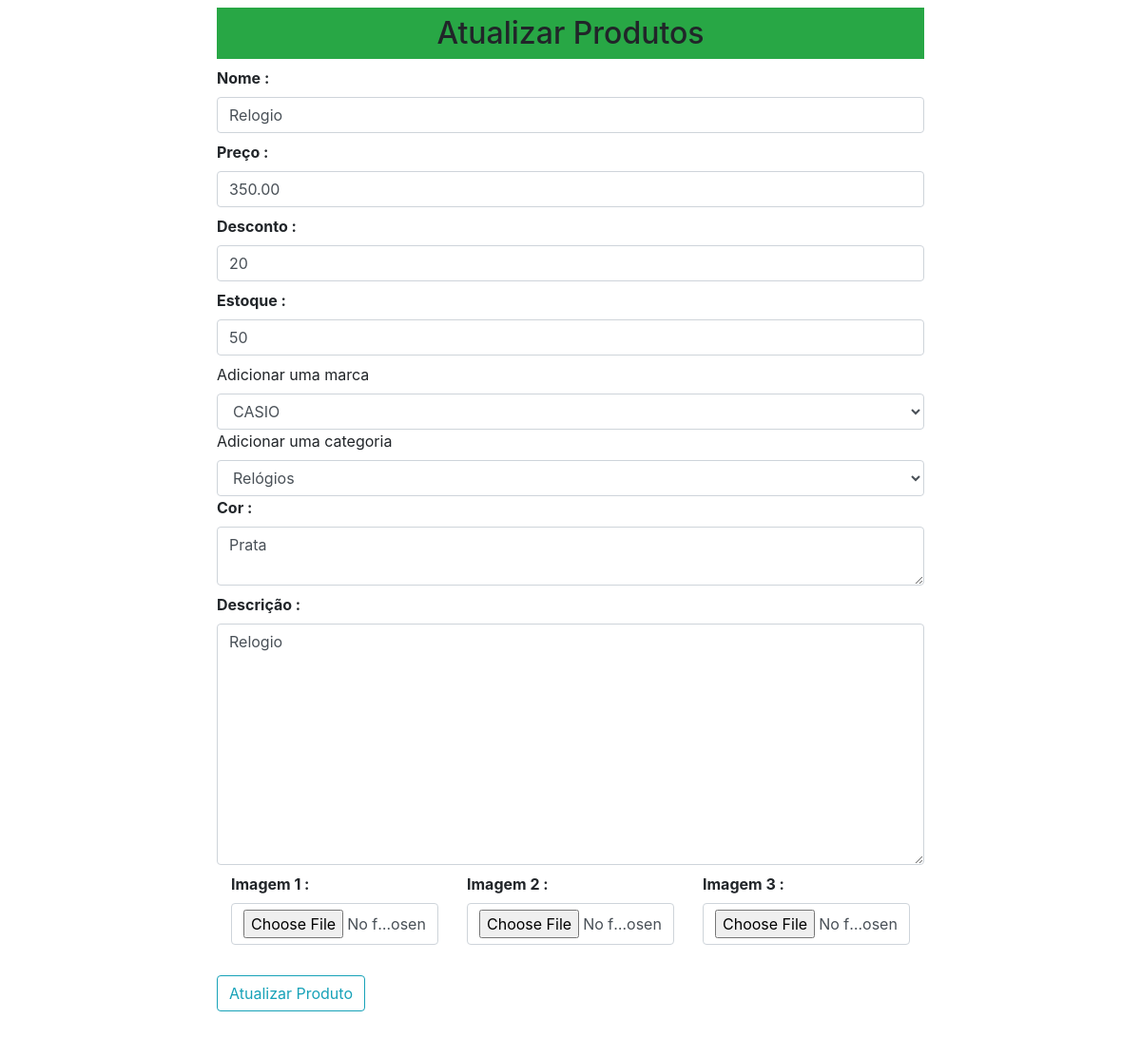
The app's page /updateproduto/1, older data.
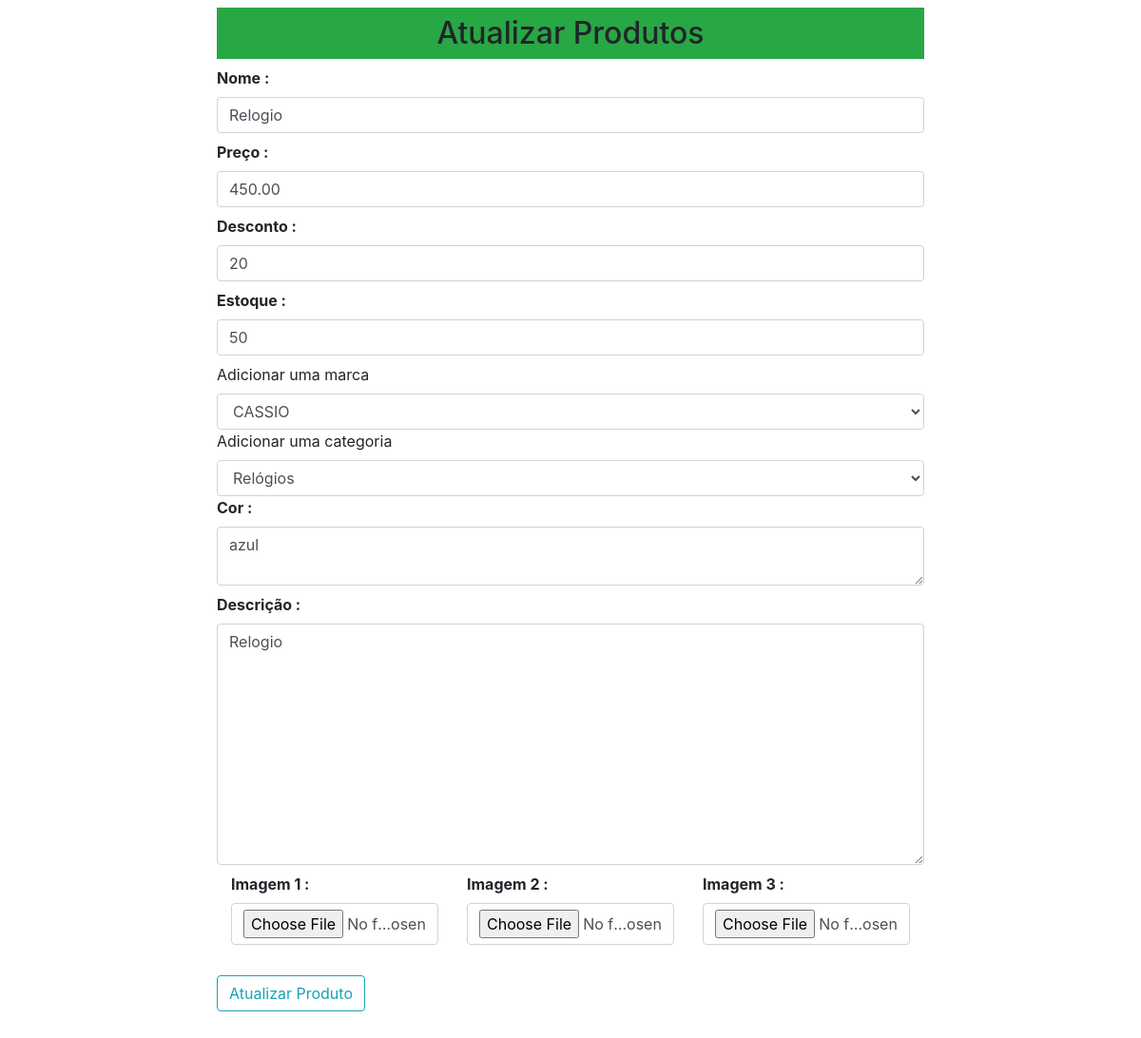
The same page, newer data.
### loja/produtos/models.py (models this page shows, shortened)
class Addproduto(db.Model):
    id = db.Column(db.Integer, primary_key=True)
    name = db.Column(db.String(80), nullable=False)
    price = db.Column(db.Numeric(10,2), nullable=False)
    discount = db.Column(db.Integer, default=0)
    stock = db.Column(db.Integer, nullable=False)
    colors = db.Column(db.Text, nullable=False)
    desc = db.Column(db.Text, nullable=False)
    pub_date = db.Column(db.DateTime, nullable=False, default=datetime.utcnow)
    marca_id = db.Column(db.Integer, db.ForeignKey('marca.id'),nullable=False)
    marca = db.relationship('Marca', backref=db.backref('marcas', lazy=True))
    categoria_id = db.Column(db.Integer, db.ForeignKey('categoria.id'),nullable=False)
    categoria = db.relationship('Categoria', backref=db.backref('categorias', lazy=True))
    image_1 = db.Column(db.String(150), nullable=False, default='image.jpg')
    image_2 = db.Column(db.String(150), nullable=False, default='image.jpg')
    image_3 = db.Column(db.String(150), nullable=False, default='image.jpg')

class Marca(db.Model):
    id = db.Column(db.Integer,primary_key=True)
    name = db.Column(db.String(30),nullable=False,unique=True)

### loja/produtos/rotas.py (the view, shortened to what this page needs)
@app.route('/updateproduto/<int:id>', methods = ['POST', 'GET'])
def updateproduto(id):
    marcas = Marca.query.all()
    categorias = Categoria.query.all()
    produto = Addproduto.query.get_or_404(id)
    marca = request.form.get('marca')
    categoria = request.form.get('categoria')
    form = Addprodutos(request.form)
    form.name.data = produto.name
    form.price.data = produto.price
    form.discription.data = produto.desc
    form.stock.data = produto.stock
    form.colors.data = produto.colors
    form.discount.data = produto.discount
    return render_template('/produtos/updateproduto.html', title='Atualizar Produtos', form=form,marcas=marcas,categorias=categorias,produto=produto)

### loja/produtos/forms.py
class Addprodutos(Form):
    name = StringField('Nome :', [validators.DataRequired()])
    price = DecimalField('Preço :', [validators.DataRequired()])
    discount = IntegerField('Desconto :', default=0)
    stock = IntegerField('Estoque :', [validators.DataRequired()])
    discription = TextAreaField('Descrição :', [validators.DataRequired()])
    colors = TextAreaField('Cor :', [validators.DataRequired()])
    image_1 = FileField('Imagem 1 :' , validators=[FileAllowed(['jpg', 'jpeg', 'png', 'gif'])])
    image_2 = FileField('Imagem 2 :' , validators=[FileAllowed(['jpg', 'jpeg', 'png', 'gif'])])
    image_3 = FileField('Imagem 3 :' , validators=[FileAllowed(['jpg', 'jpeg', 'png', 'gif'])])

### loja/templates/produtos/updateproduto.html (shortened to what this page needs)
{% extends 'layouts.html' %}
{% block content %}
<div class="container">
    <div class="row">
        <div class="col-md-2"></div>
        <div class="col-md-8 p-2">
            <h2 class="text-center bg-success p-2">Atualizar Produtos</h2>
            {% from "_formhelpers.html" import render_field %}
            <form action="" method="POST" enctype="multipart/form-data">
                {{ render_field(form.name, class="form-control", placeholder="Nome do produto") }}
                {{ render_field(form.price, class="form-control", placeholder="Preço do produto") }}
                {{ render_field(form.discount, class="form-control", placeholder="Desconto do produto") }}
                {{ render_field(form.stock, class="form-control", placeholder="Estoque do produto") }}
                <label for="marca">Adicionar uma marca</label>
                <select name="marca" id="marca" class="form-control" required>
                    <option value="{{produto.marca_id}}">{{produto.marca.name}}</option>
                </select>
                <label for="categoria">Adicionar uma categoria</label>
                <select name="categoria" id="categoria" class="form-control" required>
                    <option value="{{produto.categoria_id}}">{{produto.categoria.name}}</option>
                </select>
                {{ render_field(form.colors, class="form-control", placeholder="Cores do produto") }}
                {{ render_field(form.discription, class="form-control", placeholder="Descrição do produto",rows="10") }}
                <div class="container">
                    <div class="row">
                        <div class="col-md-4">{{ render_field(form.image_1, class="form-control") }}</div>
                        <div class="col-md-4">{{ render_field(form.image_2, class="form-control") }}</div>
                        <div class="col-md-4">{{ render_field(form.image_3, class="form-control") }}</div>
                    </div>
                </div>
                <button type="submit" class="btn btn-outline-info mt-4 mb-5">Atualizar Produto</button>
            </form>
        </div>
        <div class="col-md-2"></div>
    </div>
</div>
{% endblock content %}

Row changes from the older to the newer data that the page shows:
changed Addproduto "Relogio": price "350.00" → "450.00"; colors "Prata" → "azul"
changed Marca: marca "CASIO" → "CASSIO"
